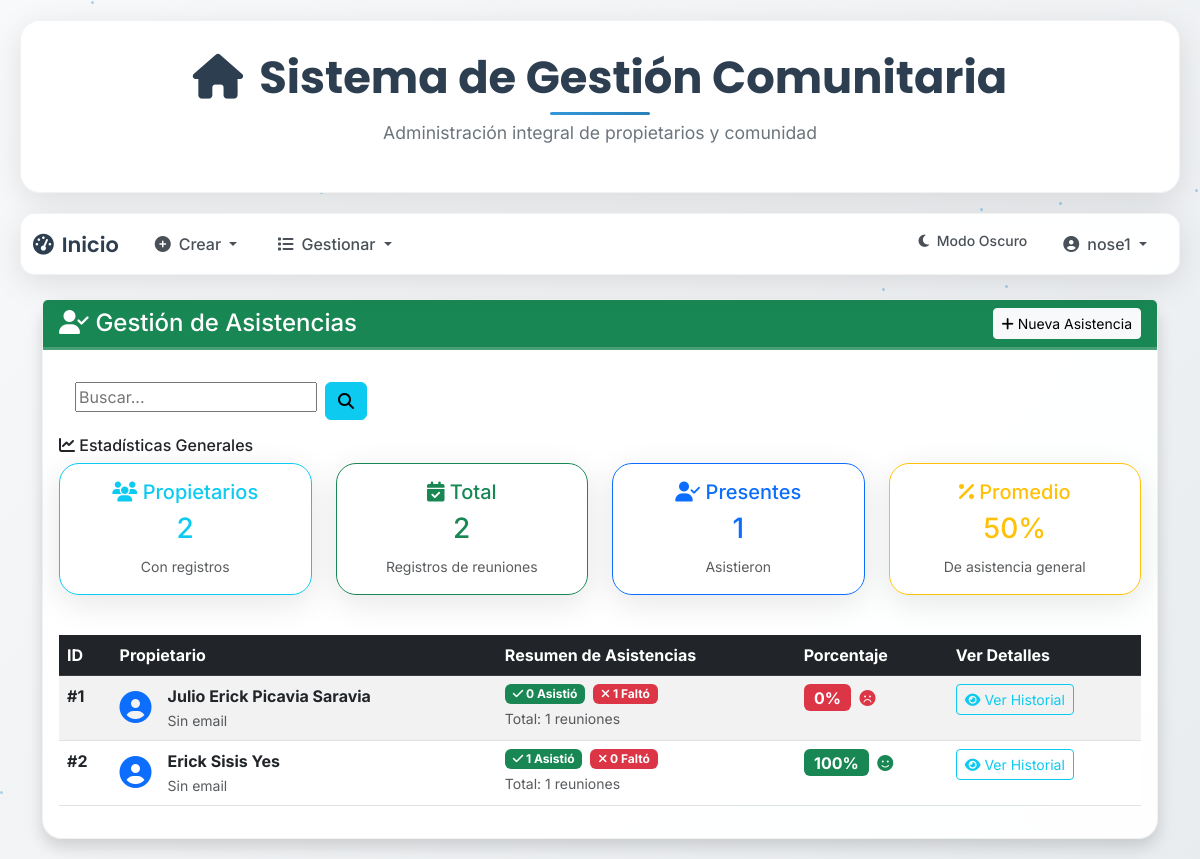
Page /asistencias (signed in) on the committed database.
### models/user_model.py (models this page shows, shortened)
class User(UserMixin, db.Model):
    __tablename__ = "Usuario"
    id = db.Column(db.Integer, primary_key=True)
    username = db.Column(db.String(100), unique=True, nullable=False)
    password_hash = db.Column(db.String(128), nullable=False)
    role = db.Column(db.String(50), nullable=False, default="doctor")
    def has_role(self, role):
        return self.role == role

### models/asistencia_model.py (models this page shows, shortened)
class Asistencia(db.Model):
    __tablename__ = "Asistencia"
    id = db.Column(db.Integer, primary_key=True)
    duenio_id = db.Column(db.Integer, db.ForeignKey('Duenio.id'), nullable=False)
    id_reunion = db.Column(db.Integer, db.ForeignKey('Reunion.id'), nullable=False)
    asistio = db.Column(db.Boolean, nullable=False, default=False)
    reunion = db.relationship('Reunion', backref='asistencias')
    dueno = db.relationship('Duenio', backref='asistencias')
    __table_args__ = (UniqueConstraint('duenio_id', 'id_reunion', name='_duenio_reunion_uc'),)
    @staticmethod
    def get_all():
        return Asistencia.query.all()

### models/duenio_model.py (models this page shows, shortened)
class Duenio(db.Model):
    __tablename__ = "Duenio"
    id = db.Column(db.Integer, primary_key=True)
    nombre = db.Column(db.String(50), nullable=False)
    paterno = db.Column(db.String(50), nullable=True)
    materno = db.Column(db.String(50), nullable=True)
    ci = db.Column(db.String(20), unique=True, nullable=False)
    multas = db.relationship('Multa', backref='duenio', lazy=True)  # Relación con la tabla Multa

### controllers/asistencia_controller.py (the view)
@asistencia_bp.route("/asistencias")
@login_required
def list_asistencias():
    asistencias = Asistencia.get_all()
    return asistencia_view.list_asistencias(asistencias)

### templates/asistencias.html (shortened to what this page needs)
{% extends 'base.html' %}
{% block content %}
<div class="container mt-4">
    <div class="row">
        <div class="col-12">
            <div class="card shadow">
                <div class="card-header bg-success text-white">
                    <div class="d-flex justify-content-between align-items-center">
                        <h4 class="mb-0">
                            <i class="fas fa-user-check"></i> Gestión de Asistencias
                        </h4>
                        {% if current_user.has_role('admin') %}
                        <a href="{{ url_for('asistencia.create_asistencia') }}" class="btn btn-light btn-sm">
                            <i class="fas fa-plus"></i> Nueva Asistencia
                        </a>
                        {% endif %}
                    </div>
                </div>
                <div class="card-body">
                    {% include 'buscar.html' %}
                    {% if asistencias %}
                    <div class="row mb-4">
                        <div class="col-12">
                            <h6><i class="fas fa-chart-line"></i> Estadísticas Generales</h6>
                            <div class="row">
                                {% set duenos_unicos = asistencias|map(attribute='dueno.id')|unique|list %}
                                {% set total_duenos = duenos_unicos|length %}
                                {% set total_asistencias = asistencias|length %}
                                {% set total_presentes = asistencias|selectattr('asistio', 'equalto', True)|list|length %}
                                {% set promedio_asistencia = ((total_presentes / total_asistencias) * 100)|round|int if total_asistencias > 0 else 0 %}
                                <div class="col-md-3 mb-3">
                                    <div class="card border-info">
                                        <div class="card-body text-center">
                                            <h5 class="text-info">
                                                <i class="fas fa-users"></i> Propietarios
                                            </h5>
                                            <h3 class="text-info">{{ total_duenos }}</h3>
                                            <small class="text-muted">Con registros</small>
                                        </div>
                                    </div>
                                </div>
                                <div class="col-md-3 mb-3">
                                    <div class="card border-success">
                                        <div class="card-body text-center">
                                            <h5 class="text-success">
                                                <i class="fas fa-calendar-check"></i> Total
                                            </h5>
                                            <h3 class="text-success">{{ total_asistencias }}</h3>
                                            <small class="text-muted">Registros de reuniones</small>
                                        </div>
                                    </div>
                                </div>
                                <div class="col-md-3 mb-3">
                                    <div class="card border-primary">
                                        <div class="card-body text-center">
                                            <h5 class="text-primary">
                                                <i class="fas fa-user-check"></i> Presentes
                                            </h5>
                                            <h3 class="text-primary">{{ total_presentes }}</h3>
                                            <small class="text-muted">Asistieron</small>
                                        </div>
                                    </div>
                                </div>
                                <div class="col-md-3 mb-3">
                                    <div class="card border-warning">
                                        <div class="card-body text-center">
                                            <h5 class="text-warning">
                                                <i class="fas fa-percentage"></i> Promedio
                                            </h5>
                                            <h3 class="text-warning">{{ promedio_asistencia }}%</h3>
                                            <small class="text-muted">De asistencia general</small>
                                        </div>
                                    </div>
                                </div>
                            </div>
                        </div>
                    </div>
                    {% endif %}
                    <div class="table-responsive">
                        <table class="table table-striped table-hover" id="dueniosTable">
                            <thead class="table-dark">
                                <tr>
                                    <th>ID</th>
                                    <th>Propietario</th>
                                    <th>Resumen de Asistencias</th>
                                    <th>Porcentaje</th>
                                    <th>Ver Detalles</th>
                                </tr>
                            </thead>
                            <tbody>
                                {% set duenos_procesados = [] %}
                                {% for asistencia in asistencias %}
                                    {% if asistencia.dueno.id not in duenos_procesados %}
                                        {% set _ = duenos_procesados.append(asistencia.dueno.id) %}
                                        {% set asistencias_dueno = asistencias|selectattr('dueno.id', 'equalto', asistencia.dueno.id)|list %}
                                        {% set asistio_count = asistencias_dueno|selectattr('asistio', 'equalto', True)|list|length %}
                                        {% set no_asistio_count = asistencias_dueno|selectattr('asistio', 'equalto', False)|list|length %}
                                        {% set total_dueno = asistencias_dueno|length %}
                                        {% set porcentaje = ((asistio_count / total_dueno) * 100)|round|int if total_dueno > 0 else 0 %}
                                        <tr>
                                            <td><strong>#{{ asistencia.dueno.id }}</strong></td>
                                            <td>
                                                <div class="d-flex align-items-center">
                                                    <div class="me-3">
                                                        <i class="fas fa-user-circle fa-2x text-primary"></i>
                                                    </div>
                                                    <div>
                                                        <strong>{{ asistencia.dueno.nombre }} {{ asistencia.dueno.paterno or '' }} {{ asistencia.dueno.materno or '' }}</strong>
                                                        <br><small class="text-muted">{{ asistencia.dueno.email or 'Sin email' }}</small>
                                                    </div>
                                                </div>
                                            </td>
                                            <td>
                                                <div class="d-flex gap-2">
                                                    <span class="badge bg-success">
                                                        <i class="fas fa-check"></i> {{ asistio_count }} Asistió
                                                    </span>
                                                    <span class="badge bg-danger">
                                                        <i class="fas fa-times"></i> {{ no_asistio_count }} Faltó
                                                    </span>
                                                </div>
                                                <small class="text-muted d-block mt-1">Total: {{ total_dueno }} reuniones</small>
                                            </td>
                                            <td>
                                                <div class="d-flex align-items-center">
                                                    {% if porcentaje >= 80 %}
                                                        <span class="badge bg-success fs-6">{{ porcentaje }}%</span>
                                                        <i class="fas fa-smile text-success ms-2"></i>
                                                    {% elif porcentaje >= 60 %}
                                                        <span class="badge bg-warning fs-6">{{ porcentaje }}%</span>
                                                        <i class="fas fa-meh text-warning ms-2"></i>
                                                    {% else %}
                                                        <span class="badge bg-danger fs-6">{{ porcentaje }}%</span>
                                                        <i class="fas fa-frown text-danger ms-2"></i>
                                                    {% endif %}
                                                </div>
                                            </td>
                                            <td>
                                                <button class="btn btn-outline-info btn-sm verAsistenciasBtn"
                                                    data-dueno="{{ asistencia.dueno.id }}"
                                                    data-nombre="{{ asistencia.dueno.nombre }} {{ asistencia.dueno.paterno or '' }}"
                                                    data-asistencias='[{% for ast in asistencias_dueno %}{"id": {{ ast.id }}, "fecha": "{{ ast.reunion.fecha.strftime('%d/%m/%Y') if ast.reunion.fecha else 'Sin fecha' }}", "hora": "{{ ast.reunion.hora.strftime('%H:%M') if ast.reunion.hora else 'Sin hora' }}", "descripcion": "{{ ast.reunion.descripcion or 'Reunión general' }}", "asistio": {{ ast.asistio|lower }}}{% if not loop.last %},{% endif %}{% endfor %}]'>
                                                    <i class="fas fa-eye"></i> Ver Historial
                                                </button>
                                            </td>
                                        </tr>
                                    {% endif %}
                                {% endfor %}
                            </tbody>
                        </table>
                    </div>
                </div>
            </div>
        </div>
    </div>
</div>
{% endblock %}

### templates/base.html (shortened to what this page needs)
<!DOCTYPE html>
<html lang="es">
<head>
    <link rel="stylesheet" href="https://cdn.jsdelivr.net/npm/bootstrap@5.3.0/dist/css/bootstrap.min.css">
    <link rel="stylesheet" href="https://cdnjs.cloudflare.com/ajax/libs/animate.css/4.1.1/animate.min.css"/>
</head>
<body>
    <div class="floating-particles" id="particles"></div>
    <div class="header-container">
        <h1 class="main-title">
            <i class="fas fa-home me-3"></i>Sistema de Gestión Comunitaria
        </h1>
        <p class="subtitle">Administración integral de propietarios y comunidad</p>
    </div>
    {% if current_user.is_authenticated %}
    <nav class="navbar navbar-expand-lg navbar-custom">
        <div class="container-fluid">
            <a class="navbar-brand" href="{{ url_for('user.index') }}">
                <i class="fas fa-tachometer-alt me-2"></i>Inicio
            </a>
            <div class="collapse navbar-collapse" id="navbarNav">
                <ul class="navbar-nav me-auto">
                    {% if current_user.has_role("admin") %}
                    <li class="nav-item dropdown">
                        <a class="nav-link dropdown-toggle" href="#" id="navbarDropdownCrear"
                           data-bs-toggle="dropdown" aria-haspopup="true" aria-expanded="false">
                          <i class="fas fa-plus-circle me-2"></i>Crear
                        </a>
                    </li>
                    {% endif %}
                    <li class="nav-item dropdown">
                        <a class="nav-link dropdown-toggle" href="#" id="navbarDropdownListado"
                           data-bs-toggle="dropdown" aria-haspopup="true" aria-expanded="false">
                          <i class="fas fa-list me-2"></i>Gestionar
                        </a>
                    </li>
                </ul>
                <ul class="navbar-nav">
                    <li class="nav-item">
                        <button class="btn nav-link theme-toggle" id="themeToggle" style="border: none; background: none;">
                            <i class="fas fa-moon me-1" id="themeIcon"></i>
                            <span id="themeText">Modo Oscuro</span>
                        </button>
                    </li>
                    <li class="nav-item dropdown">
                        <a class="nav-link dropdown-toggle" href="#" id="navbarDropdownUser"
                           data-bs-toggle="dropdown" aria-haspopup="true" aria-expanded="false">
                          <i class="fas fa-user-circle me-2"></i>{{ current_user.username }}
                        </a>
                    </li>
                </ul>
            </div>
        </div>
    </nav>
    {% endif %}
    <div class="content-container page-transition">
        {% block content %}{% endblock %}
    </div>
</body>
</html>

### templates/buscar.html
<div class="field has-addons">
    <div class="d-flex gap-2 m-3">
        <div class="control">
            <input class="input" type="text" placeholder="Buscar..." id="searchInput">
        </div>
        <div class="control">
            <button class="btn btn-info" onclick="searchTable('asistenciasTable')">
                <span class="icon">
                    <i class="fa-solid fa-magnifying-glass"></i>
                </span>
            </button>
        </div>
    </div>
</div>

### rows in the picture
User: username "nose1"
Asistencia: dueno.id "1", dueno.nombre "Julio Erick", dueno "Picavia", dueno "Saravia", dueno "Sin email", asistio "0", no_asistio_count "1", total_dueno "1"
Asistencia: dueno.id "2", dueno.nombre "Erick", dueno "Sisis", dueno "Yes", dueno "Sin email", asistio_count "1", no_asistio_count "0", total_dueno "1", porcentaje "100"

### other values in the picture
{{ total_duenos }} "2"
{{ total_asistencias }} "2"
{{ total_presentes }} "1"
{{ promedio_asistencia }} "50"
